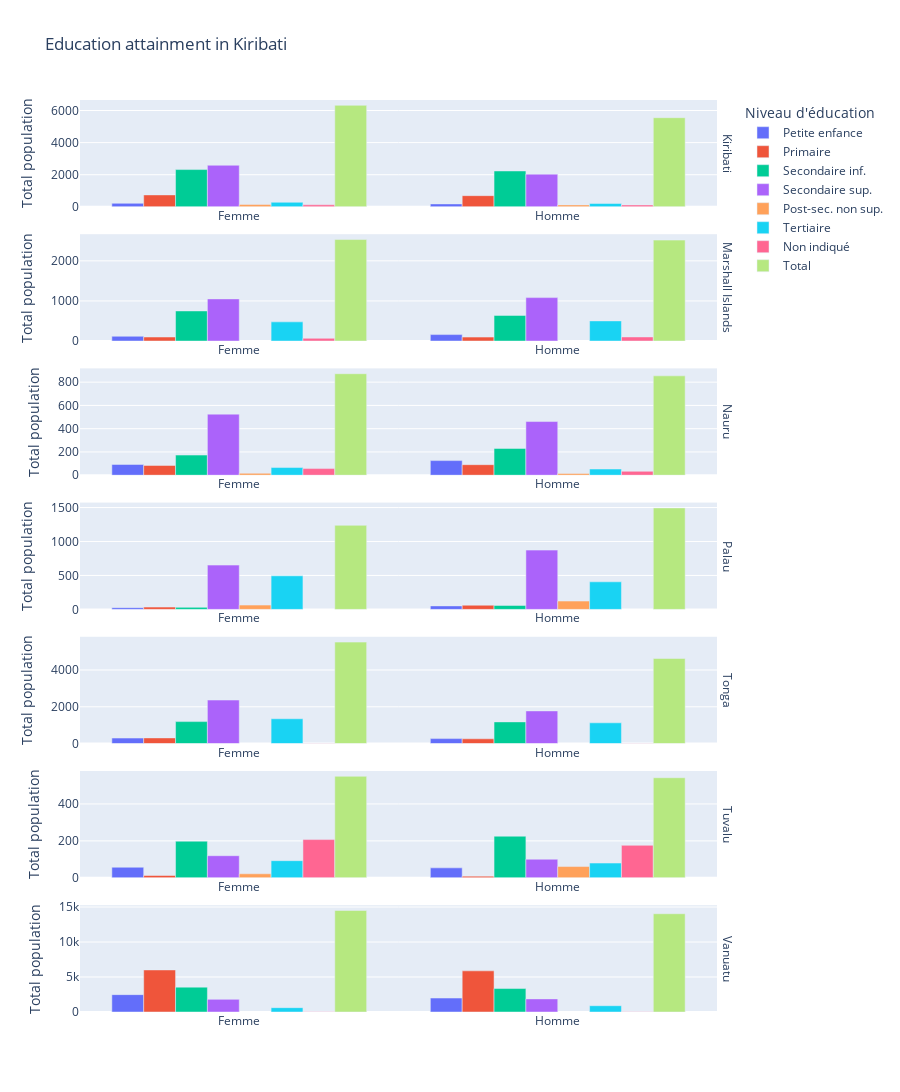

The notebook cell saved with this chart:
### Code cell
fig = px.bar(
    all_data.reset_index(),
    x="Sexe",
    y="Value",
    color="Niveau d'éducation",
    facet_row="Pays et territoires insulaires du Pacifique",
    barmode="group",
    title="Education attainment in Kiribati",
    labels={"Value": "Total population"},
    # range_y=[0, all_data["Value"].max()],
    # Cahange the height of the figure
    height=200 * len(all_data["Pays et territoires insulaires du Pacifique"].unique()),
)
# don't share X between rows
fig.update_yaxes(matches=None)
# don't show "Pays et territoires insulaires du Pacifique=" on the right of the plot
fig.for_each_annotation(lambda a: a.update(text=a.text.split("=")[-1]))
# show x axis labels on the top of the first row
for i, row in enumerate(fig.select_traces()):
    # show x labels
    fig.update_xaxes(
        row=i + 1,
        showticklabels=True,
        title_text="",
    )
fig
fig.show()

### Figure 1 — Plotly figure (JSON) as saved in the notebook; plotly's stock layout.template omitted (floating-point values rounded to 4 significant figures)
{"data": [{"alignmentgroup": "True", "hovertemplate": "Niveau d'éducation=Petite enfance<br>Pays et territoires insulaires du Pacifique=Kiribati<br>Sexe=%{x}<br>Total population=%{y}<extra></extra>", "legendgroup": "Petite enfance", "marker": {"color": "#636efa", "pattern": {"shape": ""}}, "name": "Petite enfance", "offsetgroup": "Petite enfance", "orientation": "v", "showlegend": true, "textposition": "auto", "type": "bar", "x": ["Femme", "Homme"], "xaxis": "x7", "y": [218.7, 182.2], "yaxis": "y7"}, {"alignmentgroup": "True", "hovertemplate": "Niveau d'éducation=Petite enfance<br>Pays et territoires insulaires du Pacifique=Marshall Islands<br>Sexe=%{x}<br>Total population=%{y}<extra></extra>", "legendgroup": "Petite enfance", "marker": {"color": "#636efa", "pattern": {"shape": ""}}, "name": "Petite enfance", "offsetgroup": "Petite enfance", "orientation": "v", "showlegend": false, "textposition": "auto", "type": "bar", "x": ["Femme", "Homme"], "xaxis": "x6", "y": [118.5, 160.7], "yaxis": "y6"}, {"alignmentgroup": "True", "hovertemplate": "Niveau d'éducation=Petite enfance<br>Pays et territoires insulaires du Pacifique=Nauru<br>Sexe=%{x}<br>Total population=%{y}<extra></extra>", "legendgroup": "Petite enfance", "marker": {"color": "#636efa", "pattern": {"shape": ""}}, "name": "Petite enfance", "offsetgroup": "Petite enfance", "orientation": "v", "showlegend": false, "textposition": "auto", "type": "bar", "x": ["Femme", "Homme"], "xaxis": "x5", "y": [92.7, 125.6], "yaxis": "y5"}, {"alignmentgroup": "True", "hovertemplate": "Niveau d'éducation=Petite enfance<br>Pays et territoires insulaires du Pacifique=Palau<br>Sexe=%{x}<br>Total population=%{y}<extra></extra>", "legendgroup": "Petite enfance", "marker": {"color": "#636efa", "pattern": {"shape": ""}}, "name": "Petite enfance", "offsetgroup": "Petite enfance", "orientation": "v", "showlegend": false, "textposition": "auto", "type": "bar", "x": ["Femme", "Homme"], "xaxis": "x4", "y": [25.6, 51.75], "yaxis": "y4"}, {"alignmentgroup": "True", "hovertemplate": "Niveau d'éducation=Petite enfance<br>Pays et territoires insulaires du Pacifique=Tonga<br>Sexe=%{x}<br>Total population=%{y}<extra></extra>", "legendgroup": "Petite enfance", "marker": {"color": "#636efa", "pattern": {"shape": ""}}, "name": "Petite enfance", "offsetgroup": "Petite enfance", "orientation": "v", "showlegend": false, "textposition": "auto", "type": "bar", "x": ["Femme", "Homme"], "xaxis": "x3", "y": [300.7, 272.4], "yaxis": "y3"}, {"alignmentgroup": "True", "hovertemplate": "Niveau d'éducation=Petite enfance<br>Pays et territoires insulaires du Pacifique=Tuvalu<br>Sexe=%{x}<br>Total population=%{y}<extra></extra>", "legendgroup": "Petite enfance", "marker": {"color": "#636efa", "pattern": {"shape": ""}}, "name": "Petite enfance", "offsetgroup": "Petite enfance", "orientation": "v", "showlegend": false, "textposition": "auto", "type": "bar", "x": ["Femme", "Homme"], "xaxis": "x2", "y": [57.21, 53.88], "yaxis": "y2"}, {"alignmentgroup": "True", "hovertemplate": "Niveau d'éducation=Petite enfance<br>Pays et territoires insulaires du Pacifique=Vanuatu<br>Sexe=%{x}<br>Total population=%{y}<extra></extra>", "legendgroup": "Petite enfance", "marker": {"color": "#636efa", "pattern": {"shape": ""}}, "name": "Petite enfance", "offsetgroup": "Petite enfance", "orientation": "v", "showlegend": false, "textposition": "auto", "type": "bar", "x": ["Femme", "Homme"], "xaxis": "x", "y": [2482.0, 1992.0], "yaxis": "y"}, {"alignmentgroup": "True", "hovertemplate": "Niveau d'éducation=Primaire<br>Pays et territoires insulaires du Pacifique=Kiribati<br>Sexe=%{x}<br>Total population=%{y}<extra></extra>", "legendgroup": "Primaire", "marker": {"color": "#EF553B", "pattern": {"shape": ""}}, "name": "Primaire", "offsetgroup": "Primaire", "orientation": "v", "showlegend": true, "textposition": "auto", "type": "bar", "x": ["Femme", "Homme"], "xaxis": "x7", "y": [742.4, 695.3], "yaxis": "y7"}, {"alignmentgroup": "True", "hovertemplate": "Niveau d'éducation=Primaire<br>Pays et territoires insulaires du Pacifique=Marshall Islands<br>Sexe=%{x}<br>Total population=%{y}<extra></extra>", "legendgroup": "Primaire", "marker": {"color": "#EF553B", "pattern": {"shape": ""}}, "name": "Primaire", "offsetgroup": "Primaire", "orientation": "v", "showlegend": false, "textposition": "auto", "type": "bar", "x": ["Femme", "Homme"], "xaxis": "x6", "y": [100, 98.27], "yaxis": "y6"}, {"alignmentgroup": "True", "hovertemplate": "Niveau d'éducation=Primaire<br>Pays et territoires insulaires du Pacifique=Nauru<br>Sexe=%{x}<br>Total population=%{y}<extra></extra>", "legendgroup": "Primaire", "marker": {"color": "#EF553B", "pattern": {"shape": ""}}, "name": "Primaire", "offsetgroup": "Primaire", "orientation": "v", "showlegend": false, "textposition": "auto", "type": "bar", "x": ["Femme", "Homme"], "xaxis": "x5", "y": [84, 90.67], "yaxis": "y5"}, {"alignmentgroup": "True", "hovertemplate": "Niveau d'éducation=Primaire<br>Pays et territoires insulaires du Pacifique=Palau<br>Sexe=%{x}<br>Total population=%{y}<extra></extra>", "legendgroup": "Primaire", "marker": {"color": "#EF553B", "pattern": {"shape": ""}}, "name": "Primaire", "offsetgroup": "Primaire", "orientation": "v", "showlegend": false, "textposition": "auto", "type": "bar", "x": ["Femme", "Homme"], "xaxis": "x4", "y": [34.15, 61.72], "yaxis": "y4"}, {"alignmentgroup": "True", "hovertemplate": "Niveau d'éducation=Primaire<br>Pays et territoires insulaires du Pacifique=Tonga<br>Sexe=%{x}<br>Total population=%{y}<extra></extra>", "legendgroup": "Primaire", "marker": {"color": "#EF553B", "pattern": {"shape": ""}}, "name": "Primaire", "offsetgroup": "Primaire", "orientation": "v", "showlegend": false, "textposition": "auto", "type": "bar", "x": ["Femme", "Homme"], "xaxis": "x3", "y": [309.8, 261.7], "yaxis": "y3"}, {"alignmentgroup": "True", "hovertemplate": "Niveau d'éducation=Primaire<br>Pays et territoires insulaires du Pacifique=Tuvalu<br>Sexe=%{x}<br>Total population=%{y}<extra></extra>", "legendgroup": "Primaire", "marker": {"color": "#EF553B", "pattern": {"shape": ""}}, "name": "Primaire", "offsetgroup": "Primaire", "orientation": "v", "showlegend": false, "textposition": "auto", "type": "bar", "x": ["Femme", "Homme"], "xaxis": "x2", "y": [12.43, 9], "yaxis": "y2"}, {"alignmentgroup": "True", "hovertemplate": "Niveau d'éducation=Primaire<br>Pays et territoires insulaires du Pacifique=Vanuatu<br>Sexe=%{x}<br>Total population=%{y}<extra></extra>", "legendgroup": "Primaire", "marker": {"color": "#EF553B", "pattern": {"shape": ""}}, "name": "Primaire", "offsetgroup": "Primaire", "orientation": "v", "showlegend": false, "textposition": "auto", "type": "bar", "x": ["Femme", "Homme"], "xaxis": "x", "y": [6008.0, 5881.0], "yaxis": "y"}, {"alignmentgroup": "True", "hovertemplate": "Niveau d'éducation=Secondaire inf.<br>Pays et territoires insulaires du Pacifique=Kiribati<br>Sexe=%{x}<br>Total population=%{y}<extra></extra>", "legendgroup": "Secondaire inf.", "marker": {"color": "#00cc96", "pattern": {"shape": ""}}, "name": "Secondaire inf.", "offsetgroup": "Secondaire inf.", "orientation": "v", "showlegend": true, "textposition": "auto", "type": "bar", "x": ["Femme", "Homme"], "xaxis": "x7", "y": [2321.0, 2234.0], "yaxis": "y7"}, {"alignmentgroup": "True", "hovertemplate": "Niveau d'éducation=Secondaire inf.<br>Pays et territoires insulaires du Pacifique=Marshall Islands<br>Sexe=%{x}<br>Total population=%{y}<extra></extra>", "legendgroup": "Secondaire inf.", "marker": {"color": "#00cc96", "pattern": {"shape": ""}}, "name": "Secondaire inf.", "offsetgroup": "Secondaire inf.", "orientation": "v", "showlegend": false, "textposition": "auto", "type": "bar", "x": ["Femme", "Homme"], "xaxis": "x6", "y": [750.7, 639], "yaxis": "y6"}, {"alignmentgroup": "True", "hovertemplate": "Niveau d'éducation=Secondaire inf.<br>Pays et territoires insulaires du Pacifique=Nauru<br>Sexe=%{x}<br>Total population=%{y}<extra></extra>", "legendgroup": "Secondaire inf.", "marker": {"color": "#00cc96", "pattern": {"shape": ""}}, "name": "Secondaire inf.", "offsetgroup": "Secondaire inf.", "orientation": "v", "showlegend": false, "textposition": "auto", "type": "bar", "x": ["Femme", "Homme"], "xaxis": "x5", "y": [173.1, 230.3], "yaxis": "y5"}, {"alignmentgroup": "True", "hovertemplate": "Niveau d'éducation=Secondaire inf.<br>Pays et territoires insulaires du Pacifique=Palau<br>Sexe=%{x}<br>Total population=%{y}<extra></extra>", "legendgroup": "Secondaire inf.", "marker": {"color": "#00cc96", "pattern": {"shape": ""}}, "name": "Secondaire inf.", "offsetgroup": "Secondaire inf.", "orientation": "v", "showlegend": false, "textposition": "auto", "type": "bar", "x": ["Femme", "Homme"], "xaxis": "x4", "y": [30.08, 58.26], "yaxis": "y4"}, {"alignmentgroup": "True", "hovertemplate": "Niveau d'éducation=Secondaire inf.<br>Pays et territoires insulaires du Pacifique=Tonga<br>Sexe=%{x}<br>Total population=%{y}<extra></extra>", "legendgroup": "Secondaire inf.", "marker": {"color": "#00cc96", "pattern": {"shape": ""}}, "name": "Secondaire inf.", "offsetgroup": "Secondaire inf.", "orientation": "v", "showlegend": false, "textposition": "auto", "type": "bar", "x": ["Femme", "Homme"], "xaxis": "x3", "y": [1196.0, 1181.0], "yaxis": "y3"}, {"alignmentgroup": "True", "hovertemplate": "Niveau d'éducation=Secondaire inf.<br>Pays et territoires insulaires du Pacifique=Tuvalu<br>Sexe=%{x}<br>Total population=%{y}<extra></extra>", "legendgroup": "Secondaire inf.", "marker": {"color": "#00cc96", "pattern": {"shape": ""}}, "name": "Secondaire inf.", "offsetgroup": "Secondaire inf.", "orientation": "v", "showlegend": false, "textposition": "auto", "type": "bar", "x": ["Femme", "Homme"], "xaxis": "x2", "y": [198.4, 225.3], "yaxis": "y2"}, {"alignmentgroup": "True", "hovertemplate": "Niveau d'éducation=Secondaire inf.<br>Pays et territoires insulaires du Pacifique=Vanuatu<br>Sexe=%{x}<br>Total population=%{y}<extra></extra>", "legendgroup": "Secondaire inf.", "marker": {"color": "#00cc96", "pattern": {"shape": ""}}, "name": "Secondaire inf.", "offsetgroup": "Secondaire inf.", "orientation": "v", "showlegend": false, "textposition": "auto", "type": "bar", "x": ["Femme", "Homme"], "xaxis": "x", "y": [3554.0, 3353.0], "yaxis": "y"}, {"alignmentgroup": "True", "hovertemplate": "Niveau d'éducation=Secondaire sup.<br>Pays et territoires insulaires du Pacifique=Kiribati<br>Sexe=%{x}<br>Total population=%{y}<extra></extra>", "legendgroup": "Secondaire sup.", "marker": {"color": "#ab63fa", "pattern": {"shape": ""}}, "name": "Secondaire sup.", "offsetgroup": "Secondaire sup.", "orientation": "v", "showlegend": true, "textposition": "auto", "type": "bar", "x": ["Femme", "Homme"], "xaxis": "x7", "y": [2590.0, 2037.0], "yaxis": "y7"}, {"alignmentgroup": "True", "hovertemplate": "Niveau d'éducation=Secondaire sup.<br>Pays et territoires insulaires du Pacifique=Marshall Islands<br>Sexe=%{x}<br>Total population=%{y}<extra></extra>", "legendgroup": "Secondaire sup.", "marker": {"color": "#ab63fa", "pattern": {"shape": ""}}, "name": "Secondaire sup.", "offsetgroup": "Secondaire sup.", "orientation": "v", "showlegend": false, "textposition": "auto", "type": "bar", "x": ["Femme", "Homme"], "xaxis": "x6", "y": [1051.0, 1083], "yaxis": "y6"}, {"alignmentgroup": "True", "hovertemplate": "Niveau d'éducation=Secondaire sup.<br>Pays et territoires insulaires du Pacifique=Nauru<br>Sexe=%{x}<br>Total population=%{y}<extra></extra>", "legendgroup": "Secondaire sup.", "marker": {"color": "#ab63fa", "pattern": {"shape": ""}}, "name": "Secondaire sup.", "offsetgroup": "Secondaire sup.", "orientation": "v", "showlegend": false, "textposition": "auto", "type": "bar", "x": ["Femme", "Homme"], "xaxis": "x5", "y": [525, 461.3], "yaxis": "y5"}, {"alignmentgroup": "True", "hovertemplate": "Niveau d'éducation=Secondaire sup.<br>Pays et territoires insulaires du Pacifique=Palau<br>Sexe=%{x}<br>Total population=%{y}<extra></extra>", "legendgroup": "Secondaire sup.", "marker": {"color": "#ab63fa", "pattern": {"shape": ""}}, "name": "Secondaire sup.", "offsetgroup": "Secondaire sup.", "orientation": "v", "showlegend": false, "textposition": "auto", "type": "bar", "x": ["Femme", "Homme"], "xaxis": "x4", "y": [652.4, 873.1], "yaxis": "y4"}, {"alignmentgroup": "True", "hovertemplate": "Niveau d'éducation=Secondaire sup.<br>Pays et territoires insulaires du Pacifique=Tonga<br>Sexe=%{x}<br>Total population=%{y}<extra></extra>", "legendgroup": "Secondaire sup.", "marker": {"color": "#ab63fa", "pattern": {"shape": ""}}, "name": "Secondaire sup.", "offsetgroup": "Secondaire sup.", "orientation": "v", "showlegend": false, "textposition": "auto", "type": "bar", "x": ["Femme", "Homme"], "xaxis": "x3", "y": [2368, 1777.0], "yaxis": "y3"}, {"alignmentgroup": "True", "hovertemplate": "Niveau d'éducation=Secondaire sup.<br>Pays et territoires insulaires du Pacifique=Tuvalu<br>Sexe=%{x}<br>Total population=%{y}<extra></extra>", "legendgroup": "Secondaire sup.", "marker": {"color": "#ab63fa", "pattern": {"shape": ""}}, "name": "Secondaire sup.", "offsetgroup": "Secondaire sup.", "orientation": "v", "showlegend": false, "textposition": "auto", "type": "bar", "x": ["Femme", "Homme"], "xaxis": "x2", "y": [119.7, 100.6], "yaxis": "y2"}, {"alignmentgroup": "True", "hovertemplate": "Niveau d'éducation=Secondaire sup.<br>Pays et territoires insulaires du Pacifique=Vanuatu<br>Sexe=%{x}<br>Total population=%{y}<extra></extra>", "legendgroup": "Secondaire sup.", "marker": {"color": "#ab63fa", "pattern": {"shape": ""}}, "name": "Secondaire sup.", "offsetgroup": "Secondaire sup.", "orientation": "v", "showlegend": false, "textposition": "auto", "type": "bar", "x": ["Femme", "Homme"], "xaxis": "x", "y": [1807.0, 1874.0], "yaxis": "y"}, {"alignmentgroup": "True", "hovertemplate": "Niveau d'éducation=Post-sec. non sup.<br>Pays et territoires insulaires du Pacifique=Kiribati<br>Sexe=%{x}<br>Total population=%{y}<extra></extra>", "legendgroup": "Post-sec. non sup.", "marker": {"color": "#FFA15A", "pattern": {"shape": ""}}, "name": "Post-sec. non sup.", "offsetgroup": "Post-sec. non sup.", "orientation": "v", "showlegend": true, "textposition": "auto", "type": "bar", "x": ["Femme", "Homme"], "xaxis": "x7", "y": [141.5, 121.9], "yaxis": "y7"}, {"alignmentgroup": "True", "hovertemplate": "Niveau d'éducation=Post-sec. non sup.<br>Pays et territoires insulaires du Pacifique=Nauru<br>Sexe=%{x}<br>Total population=%{y}<extra></extra>", "legendgroup": "Post-sec. non sup.", "marker": {"color": "#FFA15A", "pattern": {"shape": ""}}, "name": "Post-sec. non sup.", "offsetgroup": "Post-sec. non sup.", "orientation": "v", "showlegend": false, "textposition": "auto", "type": "bar", "x": ["Femme", "Homme"], "xaxis": "x5", "y": [16.5, 14.5], "yaxis": "y5"}, {"alignmentgroup": "True", "hovertemplate": "Niveau d'éducation=Post-sec. non sup.<br>Pays et territoires insulaires du Pacifique=Palau<br>Sexe=%{x}<br>Total population=%{y}<extra></extra>", "legendgroup": "Post-sec. non sup.", "marker": {"color": "#FFA15A", "pattern": {"shape": ""}}, "name": "Post-sec. non sup.", "offsetgroup": "Post-sec. non sup.", "orientation": "v", "showlegend": false, "textposition": "auto", "type": "bar", "x": ["Femme", "Homme"], "xaxis": "x4", "y": [63.56, 122.6], "yaxis": "y4"}, {"alignmentgroup": "True", "hovertemplate": "Niveau d'éducation=Post-sec. non sup.<br>Pays et territoires insulaires du Pacifique=Tuvalu<br>Sexe=%{x}<br>Total population=%{y}<extra></extra>", "legendgroup": "Post-sec. non sup.", "marker": {"color": "#FFA15A", "pattern": {"shape": ""}}, "name": "Post-sec. non sup.", "offsetgroup": "Post-sec. non sup.", "orientation": "v", "showlegend": false, "textposition": "auto", "type": "bar", "x": ["Femme", "Homme"], "xaxis": "x2", "y": [21.71, 60.89], "yaxis": "y2"}, {"alignmentgroup": "True", "hovertemplate": "Niveau d'éducation=Tertiaire<br>Pays et territoires insulaires du Pacifique=Kiribati<br>Sexe=%{x}<br>Total population=%{y}<extra></extra>", "legendgroup": "Tertiaire", "marker": {"color": "#19d3f3", "pattern": {"shape": ""}}, "name": "Tertiaire", "offsetgroup": "Tertiaire", "orientation": "v", "showlegend": true, "textposition": "auto", "type": "bar", "x": ["Femme", "Homme"], "xaxis": "x7", "y": [282.9, 206.2], "yaxis": "y7"}, {"alignmentgroup": "True", "hovertemplate": "Niveau d'éducation=Tertiaire<br>Pays et territoires insulaires du Pacifique=Marshall Islands<br>Sexe=%{x}<br>Total population=%{y}<extra></extra>", "legendgroup": "Tertiaire", "marker": {"color": "#19d3f3", "pattern": {"shape": ""}}, "name": "Tertiaire", "offsetgroup": "Tertiaire", "orientation": "v", "showlegend": false, "textposition": "auto", "type": "bar", "x": ["Femme", "Homme"], "xaxis": "x6", "y": [478, 502], "yaxis": "y6"}, {"alignmentgroup": "True", "hovertemplate": "Niveau d'éducation=Tertiaire<br>Pays et territoires insulaires du Pacifique=Nauru<br>Sexe=%{x}<br>Total population=%{y}<extra></extra>", "legendgroup": "Tertiaire", "marker": {"color": "#19d3f3", "pattern": {"shape": ""}}, "name": "Tertiaire", "offsetgroup": "Tertiaire", "orientation": "v", "showlegend": false, "textposition": "auto", "type": "bar", "x": ["Femme", "Homme"], "xaxis": "x5", "y": [66, 53.25], "yaxis": "y5"}, {"alignmentgroup": "True", "hovertemplate": "Niveau d'éducation=Tertiaire<br>Pays et territoires insulaires du Pacifique=Palau<br>Sexe=%{x}<br>Total population=%{y}<extra></extra>", "legendgroup": "Tertiaire", "marker": {"color": "#19d3f3", "pattern": {"shape": ""}}, "name": "Tertiaire", "offsetgroup": "Tertiaire", "orientation": "v", "showlegend": false, "textposition": "auto", "type": "bar", "x": ["Femme", "Homme"], "xaxis": "x4", "y": [494.4, 406.3], "yaxis": "y4"}, {"alignmentgroup": "True", "hovertemplate": "Niveau d'éducation=Tertiaire<br>Pays et territoires insulaires du Pacifique=Tonga<br>Sexe=%{x}<br>Total population=%{y}<extra></extra>", "legendgroup": "Tertiaire", "marker": {"color": "#19d3f3", "pattern": {"shape": ""}}, "name": "Tertiaire", "offsetgroup": "Tertiaire", "orientation": "v", "showlegend": false, "textposition": "auto", "type": "bar", "x": ["Femme", "Homme"], "xaxis": "x3", "y": [1350.0, 1130.0], "yaxis": "y3"}, {"alignmentgroup": "True", "hovertemplate": "Niveau d'éducation=Tertiaire<br>Pays et territoires insulaires du Pacifique=Tuvalu<br>Sexe=%{x}<br>Total population=%{y}<extra></extra>", "legendgroup": "Tertiaire", "marker": {"color": "#19d3f3", "pattern": {"shape": ""}}, "name": "Tertiaire", "offsetgroup": "Tertiaire", "orientation": "v", "showlegend": false, "textposition": "auto", "type": "bar", "x": ["Femme", "Homme"], "xaxis": "x2", "y": [92.77, 79.82], "yaxis": "y2"}, {"alignmentgroup": "True", "hovertemplate": "Niveau d'éducation=Tertiaire<br>Pays et territoires insulaires du Pacifique=Vanuatu<br>Sexe=%{x}<br>Total population=%{y}<extra></extra>", "legendgroup": "Tertiaire", "marker": {"color": "#19d3f3", "pattern": {"shape": ""}}, "name": "Tertiaire", "offsetgroup": "Tertiaire", "orientation": "v", "showlegend": false, "textposition": "auto", "type": "bar", "x": ["Femme", "Homme"], "xaxis": "x", "y": [619.6, 896.4], "yaxis": "y"}, {"alignmentgroup": "True", "hovertemplate": "Niveau d'éducation=Non indiqué<br>Pays et territoires insulaires du Pacifique=Kiribati<br>Sexe=%{x}<br>Total population=%{y}<extra></extra>", "legendgroup": "Non indiqué", "marker": {"color": "#FF6692", "pattern": {"shape": ""}}, "name": "Non indiqué", "offsetgroup": "Non indiqué", "orientation": "v", "showlegend": true, "textposition": "auto", "type": "bar", "x": ["Femme", "Homme"], "xaxis": "x7", "y": [126.2, 118.1], "yaxis": "y7"}, {"alignmentgroup": "True", "hovertemplate": "Niveau d'éducation=Non indiqué<br>Pays et territoires insulaires du Pacifique=Marshall Islands<br>Sexe=%{x}<br>Total population=%{y}<extra></extra>", "legendgroup": "Non indiqué", "marker": {"color": "#FF6692", "pattern": {"shape": ""}}, "name": "Non indiqué", "offsetgroup": "Non indiqué", "orientation": "v", "showlegend": false, "textposition": "auto", "type": "bar", "x": ["Femme", "Homme"], "xaxis": "x6", "y": [67.56, 101.8], "yaxis": "y6"}, {"alignmentgroup": "True", "hovertemplate": "Niveau d'éducation=Non indiqué<br>Pays et territoires insulaires du Pacifique=Nauru<br>Sexe=%{x}<br>Total population=%{y}<extra></extra>", "legendgroup": "Non indiqué", "marker": {"color": "#FF6692", "pattern": {"shape": ""}}, "name": "Non indiqué", "offsetgroup": "Non indiqué", "orientation": "v", "showlegend": false, "textposition": "auto", "type": "bar", "x": ["Femme", "Homme"], "xaxis": "x5", "y": [57, 33.56], "yaxis": "y5"}, {"alignmentgroup": "True", "hovertemplate": "Niveau d'éducation=Non indiqué<br>Pays et territoires insulaires du Pacifique=Tonga<br>Sexe=%{x}<br>Total population=%{y}<extra></extra>", "legendgroup": "Non indiqué", "marker": {"color": "#FF6692", "pattern": {"shape": ""}}, "name": "Non indiqué", "offsetgroup": "Non indiqué", "orientation": "v", "showlegend": false, "textposition": "auto", "type": "bar", "x": ["Femme", "Homme"], "xaxis": "x3", "y": [18.67, 16.94], "yaxis": "y3"}, {"alignmentgroup": "True", "hovertemplate": "Niveau d'éducation=Non indiqué<br>Pays et territoires insulaires du Pacifique=Tuvalu<br>Sexe=%{x}<br>Total population=%{y}<extra></extra>", "legendgroup": "Non indiqué", "marker": {"color": "#FF6692", "pattern": {"shape": ""}}, "name": "Non indiqué", "offsetgroup": "Non indiqué", "orientation": "v", "showlegend": false, "textposition": "auto", "type": "bar", "x": ["Femme", "Homme"], "xaxis": "x2", "y": [207.0, 176.0], "yaxis": "y2"}, {"alignmentgroup": "True", "hovertemplate": "Niveau d'éducation=Non indiqué<br>Pays et territoires insulaires du Pacifique=Vanuatu<br>Sexe=%{x}<br>Total population=%{y}<extra></extra>", "legendgroup": "Non indiqué", "marker": {"color": "#FF6692", "pattern": {"shape": ""}}, "name": "Non indiqué", "offsetgroup": "Non indiqué", "orientation": "v", "showlegend": false, "textposition": "auto", "type": "bar", "x": ["Femme", "Homme"], "xaxis": "x", "y": [39.54, 51.96], "yaxis": "y"}, {"alignmentgroup": "True", "hovertemplate": "Niveau d'éducation=Total<br>Pays et territoires insulaires du Pacifique=Kiribati<br>Sexe=%{x}<br>Total population=%{y}<extra></extra>", "legendgroup": "Total", "marker": {"color": "#B6E880", "pattern": {"shape": ""}}, "name": "Total", "offsetgroup": "Total", "orientation": "v", "showlegend": true, "textposition": "auto", "type": "bar", "x": ["Femme", "Homme"], "xaxis": "x7", "y": [6322.0, 5552.0], "yaxis": "y7"}, {"alignmentgroup": "True", "hovertemplate": "Niveau d'éducation=Total<br>Pays et territoires insulaires du Pacifique=Marshall Islands<br>Sexe=%{x}<br>Total population=%{y}<extra></extra>", "legendgroup": "Total", "marker": {"color": "#B6E880", "pattern": {"shape": ""}}, "name": "Total", "offsetgroup": "Total", "orientation": "v", "showlegend": false, "textposition": "auto", "type": "bar", "x": ["Femme", "Homme"], "xaxis": "x6", "y": [2532.0, 2518.0], "yaxis": "y6"}, {"alignmentgroup": "True", "hovertemplate": "Niveau d'éducation=Total<br>Pays et territoires insulaires du Pacifique=Nauru<br>Sexe=%{x}<br>Total population=%{y}<extra></extra>", "legendgroup": "Total", "marker": {"color": "#B6E880", "pattern": {"shape": ""}}, "name": "Total", "offsetgroup": "Total", "orientation": "v", "showlegend": false, "textposition": "auto", "type": "bar", "x": ["Femme", "Homme"], "xaxis": "x5", "y": [872.3, 854], "yaxis": "y5"}, {"alignmentgroup": "True", "hovertemplate": "Niveau d'éducation=Total<br>Pays et territoires insulaires du Pacifique=Palau<br>Sexe=%{x}<br>Total population=%{y}<extra></extra>", "legendgroup": "Total", "marker": {"color": "#B6E880", "pattern": {"shape": ""}}, "name": "Total", "offsetgroup": "Total", "orientation": "v", "showlegend": false, "textposition": "auto", "type": "bar", "x": ["Femme", "Homme"], "xaxis": "x4", "y": [1238, 1494.0], "yaxis": "y4"}, {"alignmentgroup": "True", "hovertemplate": "Niveau d'éducation=Total<br>Pays et territoires insulaires du Pacifique=Tonga<br>Sexe=%{x}<br>Total population=%{y}<extra></extra>", "legendgroup": "Total", "marker": {"color": "#B6E880", "pattern": {"shape": ""}}, "name": "Total", "offsetgroup": "Total", "orientation": "v", "showlegend": false, "textposition": "auto", "type": "bar", "x": ["Femme", "Homme"], "xaxis": "x3", "y": [5515.0, 4625.0], "yaxis": "y3"}, {"alignmentgroup": "True", "hovertemplate": "Niveau d'éducation=Total<br>Pays et territoires insulaires du Pacifique=Tuvalu<br>Sexe=%{x}<br>Total population=%{y}<extra></extra>", "legendgroup": "Total", "marker": {"color": "#B6E880", "pattern": {"shape": ""}}, "name": "Total", "offsetgroup": "Total", "orientation": "v", "showlegend": false, "textposition": "auto", "type": "bar", "x": ["Femme", "Homme"], "xaxis": "x2", "y": [549.8, 542], "yaxis": "y2"}, {"alignmentgroup": "True", "hovertemplate": "Niveau d'éducation=Total<br>Pays et territoires insulaires du Pacifique=Vanuatu<br>Sexe=%{x}<br>Total population=%{y}<extra></extra>", "legendgroup": "Total", "marker": {"color": "#B6E880", "pattern": {"shape": ""}}, "name": "Total", "offsetgroup": "Total", "orientation": "v", "showlegend": false, "textposition": "auto", "type": "bar", "x": ["Femme", "Homme"], "xaxis": "x", "y": [14500.0, 14040.0], "yaxis": "y"}], "layout": {"annotations": [{"font": {}, "showarrow": false, "text": "Vanuatu", "textangle": 90, "x": 0.98, "xanchor": "left", "xref": "paper", "y": 0.05857, "yanchor": "middle", "yref": "paper"}, {"font": {}, "showarrow": false, "text": "Tuvalu", "textangle": 90, "x": 0.98, "xanchor": "left", "xref": "paper", "y": 0.2057, "yanchor": "middle", "yref": "paper"}, {"font": {}, "showarrow": false, "text": "Tonga", "textangle": 90, "x": 0.98, "xanchor": "left", "xref": "paper", "y": 0.3529, "yanchor": "middle", "yref": "paper"}, {"font": {}, "showarrow": false, "text": "Palau", "textangle": 90, "x": 0.98, "xanchor": "left", "xref": "paper", "y": 0.5, "yanchor": "middle", "yref": "paper"}, {"font": {}, "showarrow": false, "text": "Nauru", "textangle": 90, "x": 0.98, "xanchor": "left", "xref": "paper", "y": 0.6471, "yanchor": "middle", "yref": "paper"}, {"font": {}, "showarrow": false, "text": "Marshall Islands", "textangle": 90, "x": 0.98, "xanchor": "left", "xref": "paper", "y": 0.7943, "yanchor": "middle", "yref": "paper"}, {"font": {}, "showarrow": false, "text": "Kiribati", "textangle": 90, "x": 0.98, "xanchor": "left", "xref": "paper", "y": 0.9414, "yanchor": "middle", "yref": "paper"}], "barmode": "group", "height": 1400, "legend": {"title": {"text": "Niveau d'éducation"}, "tracegroupgap": 0}, "title": {"text": "Education attainment in Kiribati"}, "xaxis": {"anchor": "y", "domain": [0, 0.98], "showticklabels": true, "title": {"text": ""}}, "xaxis2": {"anchor": "y2", "domain": [0, 0.98], "matches": "x", "showticklabels": true, "title": {"text": ""}}, "xaxis3": {"anchor": "y3", "domain": [0, 0.98], "matches": "x", "showticklabels": true, "title": {"text": ""}}, "xaxis4": {"anchor": "y4", "domain": [0, 0.98], "matches": "x", "showticklabels": true, "title": {"text": ""}}, "xaxis5": {"anchor": "y5", "domain": [0, 0.98], "matches": "x", "showticklabels": true, "title": {"text": ""}}, "xaxis6": {"anchor": "y6", "domain": [0, 0.98], "matches": "x", "showticklabels": true, "title": {"text": ""}}, "xaxis7": {"anchor": "y7", "domain": [0, 0.98], "matches": "x", "showticklabels": true, "title": {"text": ""}}, "yaxis": {"anchor": "x", "domain": [0, 0.1171], "title": {"text": "Total population"}}, "yaxis2": {"anchor": "x2", "domain": [0.1471, 0.2643], "title": {"text": "Total population"}}, "yaxis3": {"anchor": "x3", "domain": [0.2943, 0.4114], "title": {"text": "Total population"}}, "yaxis4": {"anchor": "x4", "domain": [0.4414, 0.5586], "title": {"text": "Total population"}}, "yaxis5": {"anchor": "x5", "domain": [0.5886, 0.7057], "title": {"text": "Total population"}}, "yaxis6": {"anchor": "x6", "domain": [0.7357, 0.8529], "title": {"text": "Total population"}}, "yaxis7": {"anchor": "x7", "domain": [0.8829, 1.0], "title": {"text": "Total population"}}}}
